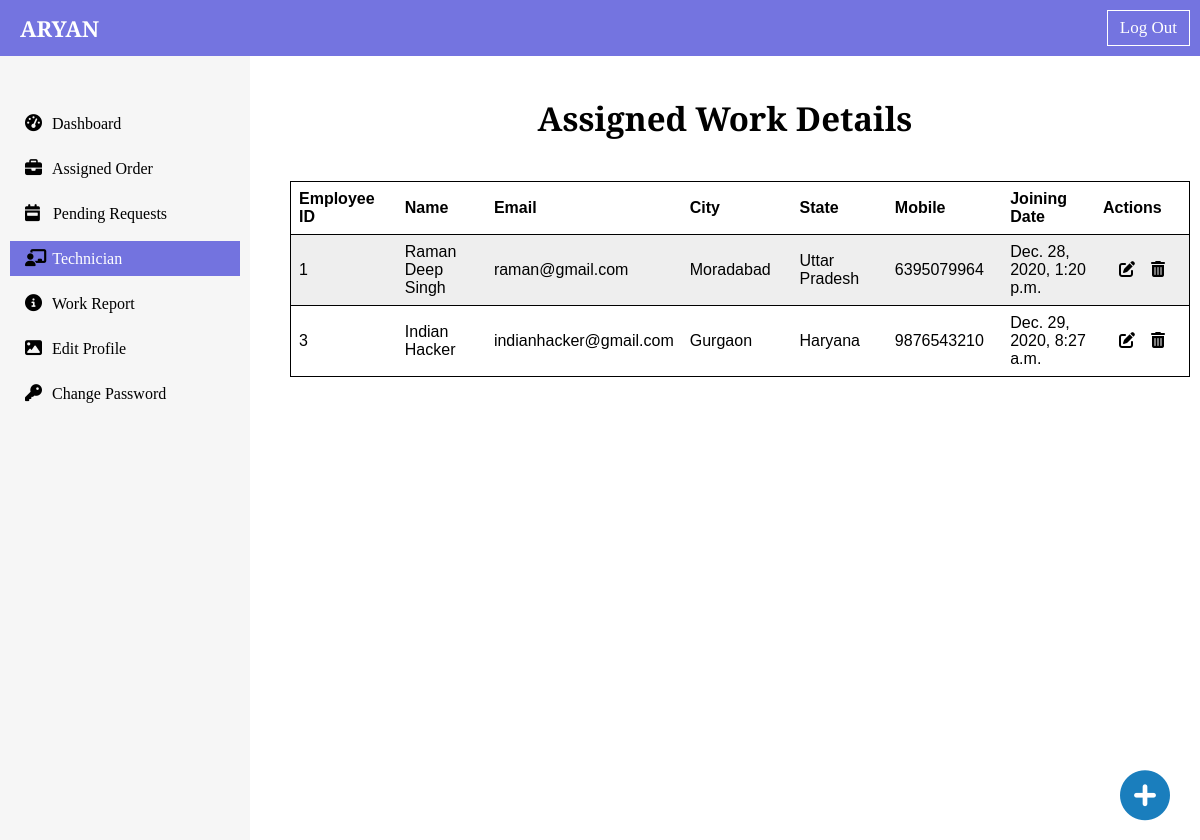
Screenshot of /dashboard/technician_list/ (signed in) with the database file from the repository.
### dashboard/models.py (models this page shows, shortened)
class TechnicianList(models.Model):
    employee_id = models.AutoField(primary_key=True)
    name = models.CharField(max_length=50)
    email = models.EmailField(max_length=254)
    mobile = models.IntegerField()
    city = models.CharField(max_length=50)
    state = models.CharField(max_length=50)
    joining_date = models.DateTimeField(auto_now_add=True, null=True)

### dashboard/views.py (the view)
# urls.py: path("technician_list/", views.technician_list, name="technician_list"),
def technician_list(request):
    if request.user.is_superuser:
        technicians_list = TechnicianList.objects.all()
        context = {"technicians_list":technicians_list}
        return render(request, 'dashboard/admin/technician_list.html', context)
    else:
        return HttpResponse("<h1 style='text-align: center; margin-top: 30px;'> You are not Authorized for this page </h1>")

### templates/dashboard/admin/technician_list.html (shortened to what this page needs)
{% extends 'admin_base.html' %}
{% block technicianactive %} active {% endblock technicianactive %}
{% block body %}
<div class="table-div" id="assigned-list-table">
        <h2 class="md-heading text-center">Assigned Work Details</h2>
        <table>
            <tr>
                <th>Employee ID</th>
                <th>Name</th>
                <th>Email</th>
                <th>City</th>
                <th>State</th>
                <th>Mobile</th>
                <th>Joining Date</th>
                <th>Actions</th>
            </tr>
            {% if technicians_list %}
            {% for technician in technicians_list %}
            <tr>
                <td>{{technician.employee_id}}</td>
                <td>{{technician.name}}</td>
                <td>{{technician.email}}</td>
                <td>{{technician.city}}</td>
                <td>{{technician.state}}</td>
                <td>{{technician.mobile}}</td>
                <td>{{technician.joining_date}}</td>
                <td><div class="action-btn flex-row-space-evenly">
                    <a href="{% url 'add_technician' technician.employee_id %}" class="view-eye-btn"><i class="fas fa-edit"></i></a>
                    <a href="{% url 'delete_technician' technician.employee_id %}" class="delete-assigned-btn"><i class="fas fa-trash-alt"></i></a>
                </div></td>
            </tr>
            {% endfor %}
            {% else %}
            <tr>
                <td colspan=9><div class="text-center">There are Employee added. Click on + button below to add one. </div></td>
            </tr>
            {% endif %}
        </table>
    </div>
    <div class="add-employee-btn">
        <a href="{% url 'add_technician' 0 %}"><i class="fas fa-plus-circle"></i></a>
    </div>
{% endblock body %}

### static/util.css (style rules this page uses)
* { padding: 0; margin: 0; box-sizing: border-box; }
html { font-size: 62.5%; font-family: 'Playfair Display', serif; }
a { text-decoration: none; outline: none; color: black; }
.md-heading { font-size: 3.3rem; }
.flex-row-space-evenly { display: flex; align-items: center; justify-content: space-evenly; }
.text-center { text-align: center; }

### static/dashboard/css/admin_style.css (style rules this page uses)
.table-div { padding: 4rem; }
.table-div table { margin-top: 4rem; margin-left: 3rem; }
table, th, td { border: 1px solid black; border-collapse: collapse; font-size: 1.6rem; }
th, td { padding: 1rem; width: 26rem; }
td { text-align: center; }
.table-div { padding: 4rem 1rem; }
#assigned-list-table table { border: 1px solid black; font-family: Arial, Helvetica, sans-serif; }
#assigned-list-table th, td { padding: .8rem; width: 14rem; border: none; border-collapse: collapse; font-size: 1.6rem; }
#assigned-list-table table td { text-align: left; border-bottom: 1px solid black }
#assigned-list-table table th { text-align: left; border-bottom: 1px solid black }
#assigned-list-table tr:nth-child(even) { background-color: #eee; }
#assigned-list-table tr:nth-child(odd) { background-color: #fff; }
.add-employee-btn { height: 50%; }
.add-employee-btn a { position: fixed; bottom: 2rem; right: 3rem; z-index: 1; }
.add-employee-btn a i { font-size: 5rem; color: rgb(26, 126, 189); }

### rows the page displays
TechnicianList: employee_id "1", name "Raman Deep Singh", email "raman@gmail.com", city "Moradabad", state "Uttar Pradesh", mobile "6395079964", joining_date "Dec. 28, 2020, 1:20 p.m."
TechnicianList: employee_id "3", name "Indian Hacker", email "indianhacker@gmail.com", city "Gurgaon", state "Haryana", mobile "9876543210", joining_date "Dec. 29, 2020, 8:27 a.m."
